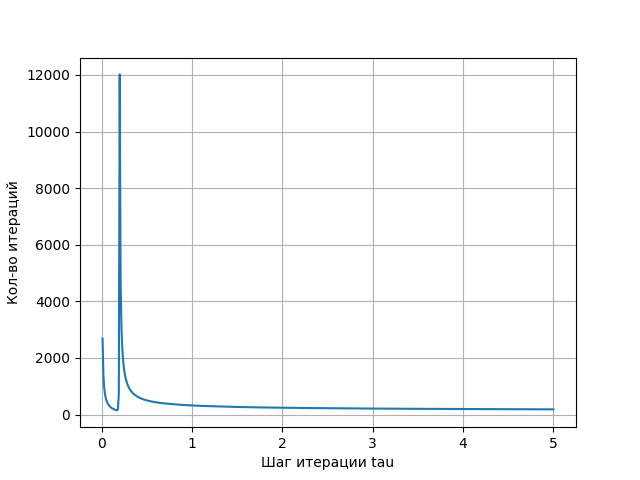

The Python source for this figure:
import matplotlib.pyplot as plt

with open("data3") as f:
    x = [float(i.split()[0]) for i in f.readlines()]
    f.seek(0)
    y = [int(i.split()[1]) for i in f.readlines()]

plt.figure(1)
plt.plot(x, y)
plt.xlabel("Шаг итерации tau")
plt.ylabel("Кол-во итераций")
plt.grid()
plt.savefig("task3.png")

with open("data4_simple_iterative") as f:
    x = [int(i.split()[0]) for i in f.readlines()]
    f.seek(0)
    y = [float(i.split()[1]) for i in f.readlines()]

plt.figure(2)
plt.plot(x, y)
plt.xlabel("Номер итерации")
plt.ylabel("Норма невязки")
plt.grid()
plt.savefig("task4_simple_iterative.png")

with open("data4_jacobi") as f:
    x = [int(i.split()[0]) for i in f.readlines()[:101]]
    f.seek(0)
    y = [float(i.split()[1]) for i in f.readlines()[:101]]

plt.figure(3)
plt.plot(x, y)
plt.xlabel("Номер итерации")
plt.ylabel("Норма невязки")
plt.grid()
plt.savefig("task4_jacobi.png")

with open("data4_gauss_seidel") as f:
    x = [int(i.split()[0]) for i in f.readlines()[:101]]
    f.seek(0)
    y = [float(i.split()[1]) for i in f.readlines()[:101]]

plt.figure(4)
plt.plot(x, y)
plt.xlabel("Номер итерации")
plt.ylabel("Норма невязки")
plt.grid()
plt.savefig("task4_gauss_seidel.png")
